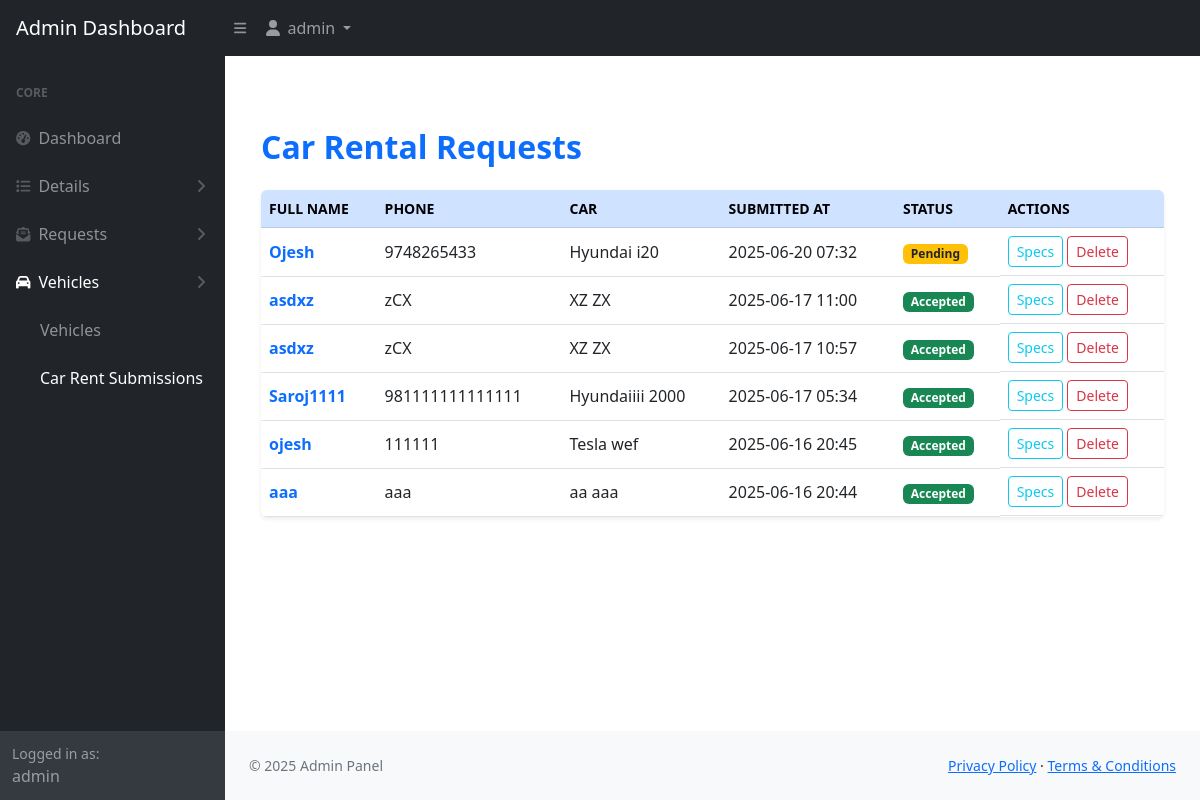
Page /dashboard/admin-dashboard/rentals/ (signed in) on the committed database.
### app/models.py (models this page shows, shortened)
class CarRentalRequest(models.Model):
    STATUS_CHOICES = [
        ('pending', 'Pending'),
        ('accepted', 'Accepted'),
        ('rejected', 'Rejected'),
    ]
    full_name = models.CharField(max_length=100)
    phone_number = models.CharField(max_length=15)
    car_brand = models.CharField(max_length=100)
    car_model = models.CharField(max_length=100)
    description = models.TextField()
    bluebook_image = models.ImageField(upload_to='bluebooks/')
    status = models.CharField(max_length=10, choices=STATUS_CHOICES, default='pending')
    submitted_at = models.DateTimeField(auto_now_add=True)

### dashboard/views.py (the view)
# urls.py: path('admin-dashboard/rentals/', views.admin_rental_requests_view, name='admin_rental_requests'),
@login_required
def admin_rental_requests_view(request):
    rentals = CarRentalRequest.objects.all().order_by('-submitted_at')
    return render(request, 'dashboard/put_on_rent/car_rental_requests.html', {'rentals': rentals})

### app/context_processors.py (called while the page is built)
def contact_detail(request):
    detail = ContactDetail.objects.first()
    return {'contact_detail': detail}

### templates/dashboard/put_on_rent/car_rental_requests.html (shortened to what this page needs)
{% extends 'dashboard/base/admin_base.html' %}
{% block content %}
<div class="container my-5">
    <h2 class="mb-4 text-primary fw-bold">Car Rental Requests</h2>
    <div class="table-responsive shadow-sm rounded">
        <table class="table table-hover align-middle mb-0">
            <thead class="table-primary text-uppercase small">
                <tr>
                    <th scope="col">Full Name</th>
                    <th scope="col" class="d-none d-md-table-cell">Phone</th>
                    <th scope="col">Car</th>
                    <th scope="col" class="d-none d-md-table-cell">Submitted At</th>
                    <th scope="col">Status</th>
                    <th scope="col">Actions</th>
                </tr>
            </thead>
            <tbody>
                {% if rentals %}
                    {% for rental in rentals %}
                    <tr>
                        <td>
                            <a href="{% url 'admin_rental_detail' rental.id %}" class="text-decoration-none fw-semibold text-primary">
                                {{ rental.full_name }}
                            </a>
                        </td>
                        <td class="d-none d-md-table-cell">{{ rental.phone_number }}</td>
                        <td>{{ rental.car_brand }} {{ rental.car_model }}</td>
                        <td class="d-none d-md-table-cell">{{ rental.submitted_at|date:"Y-m-d H:i" }}</td>
                        <td>
                            <span class="badge
                                {% if rental.status == 'pending' %}bg-warning text-dark
                                {% elif rental.status == 'accepted' %}bg-success
                                {% elif rental.status == 'rejected' %}bg-danger
                                {% else %}bg-secondary
                                {% endif %}">
                                {{ rental.status|title }}
                            </span>
                        </td>
                        <td class="d-flex gap-1">
                            <a href="{% url 'admin_rental_specs' rental.id %}" class="btn btn-sm btn-outline-info">Specs</a>
                            <form method="POST" action="{% url 'delete_rental_request' rental.id %}" onsubmit="return confirm('Are you sure you want to delete this rental request?');">
                                <button type="submit" class="btn btn-sm btn-outline-danger">Delete</button>
                            </form>
                        </td>
                    </tr>
                    {% endfor %}
                {% else %}
                    <tr>
                        <td colspan="6" class="text-center text-muted fst-italic py-4">No rental requests found.</td>
                    </tr>
                {% endif %}
            </tbody>
        </table>
    </div>
</div>
{% endblock %}

### templates/dashboard/base/admin_base.html (shortened to what this page needs)
{% load static %}
<!DOCTYPE html>
<html lang="en">
<head>
    <link href="https://cdn.jsdelivr.net/npm/bootstrap@5.2.3/dist/css/bootstrap.min.css" rel="stylesheet" />
    <link href="https://cdn.jsdelivr.net/npm/simple-datatables@7.1.2/dist/style.min.css" rel="stylesheet" />
    <link href="{% static 'dashboard/css/styles.css' %}" rel="stylesheet" />
</head>
<body class="sb-nav-fixed">
    <nav class="sb-topnav navbar navbar-expand navbar-dark bg-dark">
        <a class="navbar-brand ps-3" href="#">Admin Dashboard</a>
        <button class="btn btn-link btn-sm order-1 order-lg-0 me-4 me-lg-0" id="sidebarToggle">
            <i class="fas fa-bars"></i>
        </button>
        <ul class="navbar-nav ms-auto ms-md-0 me-3 me-lg-4">
            <li class="nav-item dropdown">
                <a class="nav-link dropdown-toggle" id="navbarDropdown" href="#" role="button" data-bs-toggle="dropdown" aria-expanded="false">
                    <i class="fas fa-user fa-fw"></i>
                    {% if request.user.is_authenticated %}
                      {{ request.user.username }}
                    {% endif %}
                </a>
            </li>
        </ul>
    </nav>
    <div id="layoutSidenav">
        <div id="layoutSidenav_nav">
            <nav class="sb-sidenav accordion sb-sidenav-dark" id="sidenavAccordion">
                <div class="sb-sidenav-menu">
                    <div class="nav">
                        <div class="sb-sidenav-menu-heading">Core</div>
                        <a class="nav-link" href="#">
                            <div class="sb-nav-link-icon"><i class="fas fa-tachometer-alt"></i></div>
                            Dashboard
                        </a>
                        {% with request.resolver_match.url_name as current_url %}
                        <a class="nav-link collapsed {% if current_url in 'ad_index ad_viewabout service admin_contact_details admin_testimonials admin_counter ad_viewblog' %}active{% endif %}"
                           href="#" data-bs-toggle="collapse" data-bs-target="#detailsMenu"
                           aria-expanded="{% if current_url in 'ad_index ad_viewabout service admin_contact_details admin_testimonials admin_counter ad_viewblog' %}true{% else %}false{% endif %}"
                           aria-controls="detailsMenu">
                            <div class="sb-nav-link-icon"><i class="fas fa-list"></i></div>
                            Details
                            <div class="sb-sidenav-collapse-arrow"><i class="fas fa-angle-down"></i></div>
                        </a>
                        <a class="nav-link collapsed {% if current_url in 'ad_tripreq admin_contact_messages booking_dashboard' %}active{% endif %}" href="#" data-bs-toggle="collapse" data-bs-target="#requestsMenu"
                           aria-expanded="{% if current_url in 'ad_tripreq admin_contact_messages booking_dashboard' %}true{% else %}false{% endif %}" aria-controls="requestsMenu">
                            <div class="sb-nav-link-icon"><i class="fas fa-envelope-open-text"></i></div>
                            Requests
                            <div class="sb-sidenav-collapse-arrow"><i class="fas fa-angle-down"></i></div>
                        </a>
                        <a class="nav-link collapsed {% if current_url in 'admin_vehicles admin_rental_requests' %}active{% endif %}" href="#" data-bs-toggle="collapse" data-bs-target="#vehiclesMenu"
                           aria-expanded="{% if current_url in 'admin_vehicles admin_rental_requests' %}true{% else %}false{% endif %}" aria-controls="vehiclesMenu">
                            <div class="sb-nav-link-icon"><i class="fas fa-car"></i></div>
                            Vehicles
                            <div class="sb-sidenav-collapse-arrow"><i class="fas fa-angle-down"></i></div>
                        </a>
                        <div class="collapse {% if current_url in 'admin_vehicles admin_rental_requests' %}show{% endif %}" id="vehiclesMenu" data-bs-parent="#sidenavAccordion">
                            <nav class="sb-sidenav-menu-nested nav">
                                <a class="nav-link {% if current_url == 'admin_vehicles' %}active{% endif %}" href="{% url 'admin_vehicles' %}">Vehicles</a>
                                <a class="nav-link {% if current_url == 'admin_rental_requests' %}active{% endif %}" href="{% url 'admin_rental_requests' %}">Car Rent Submissions</a>
                            </nav>
                        </div>
                        {% endwith %}
                    </div>
                </div>
                <div class="sb-sidenav-footer">
                    <div class="small">Logged in as:</div>
                    {% if request.user.is_authenticated %}
                        {{ request.user.username }}
                    {% else %}
                        Guest
                    {% endif %}
                </div>
            </nav>
        </div>
        <div id="layoutSidenav_content">
            <main class="py-4 px-4">
                {% block content %}
                {% endblock %}
            </main>
            <footer class="py-4 bg-light mt-auto">
                <div class="container-fluid px-4">
                    <div class="d-flex align-items-center justify-content-between small">
                        <div class="text-muted">&copy; {{ current_year|default:"2025" }} Admin Panel</div>
                        <div>
                            <a href="#">Privacy Policy</a>
                            &middot;
                            <a href="#">Terms &amp; Conditions</a>
                        </div>
                    </div>
                </div>
            </footer>
        </div>
    </div>
</body>
</html>

### rows in the picture
CarRentalRequest: full_name "Ojesh", phone_number "9748265433", car_brand "Hyundai", car_model "i20", submitted_at "2025-06-20 07:32", status "Pending"
CarRentalRequest: full_name "asdxz", phone_number "zCX", car_brand "XZ", car_model "ZX", submitted_at "2025-06-17 11:00", status "Accepted"
CarRentalRequest: full_name "asdxz", phone_number "zCX", car_brand "XZ", car_model "ZX", submitted_at "2025-06-17 10:57", status "Accepted"
CarRentalRequest: full_name "Saroj1111", phone_number "981111111111111", car_brand "Hyundaiiii", car_model "2000", submitted_at "2025-06-17 05:34", status "Accepted"
CarRentalRequest: full_name "ojesh", phone_number "111111", car_brand "Tesla", car_model "wef", submitted_at "2025-06-16 20:45", status "Accepted"
CarRentalRequest: full_name "aaa", phone_number "aaa", car_brand "aa", car_model "aaa", submitted_at "2025-06-16 20:44", status "Accepted"

### other values in the picture
{{ request.user.username }} "admin"
{{ current_year|default:"2025" }} "2025"
